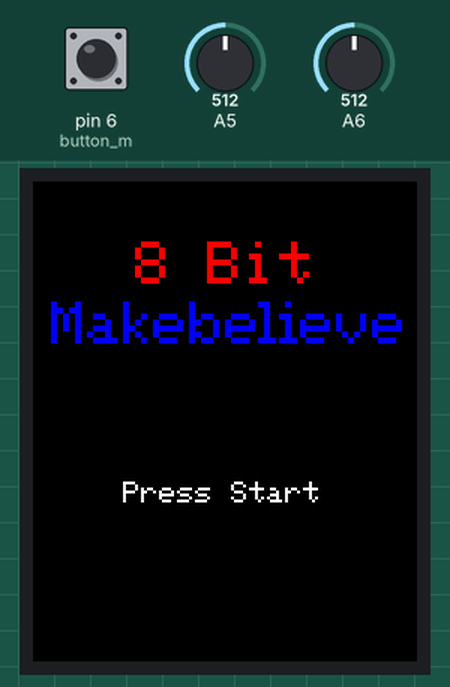
Simulated run of this sketch. Board: Arduino Mega 2560, built with avr-gcc and run on an emulated ATmega2560. Shown: 128×160 colour display. The test bench sets the inputs (shaded band); at power-on: pin 6 (button_m) LOW, A5 = 512, A6 = 512. Random numbers use the default seed unless the sketch sets one.

Above: at 1.87 s.
1.9 s: pin 6 (button_m) pulled HIGH for 0.15 s
At 3.7 s:
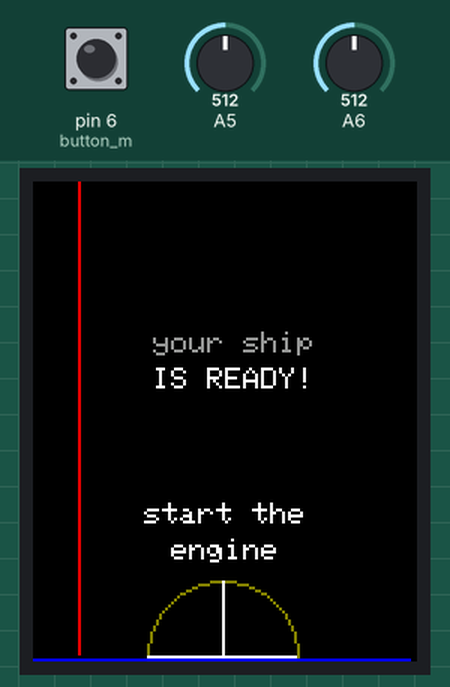
5.0 s: pin 6 (button_m) pulled HIGH for 1 s
At 5.7 s:
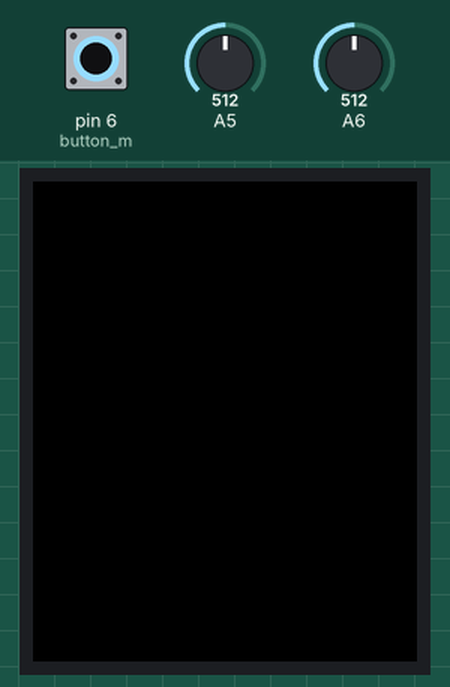
6.6 s: A5 set to 548
9.5 s: A5 set to 577
At 11.0 s:
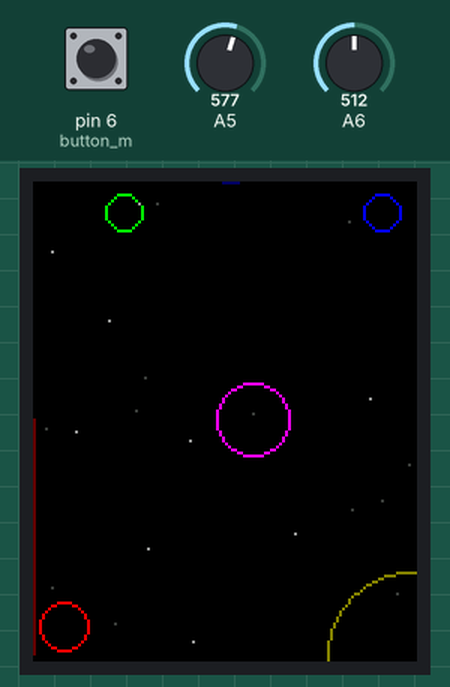
12.5 s: A6 set to 716
At 14.0 s:
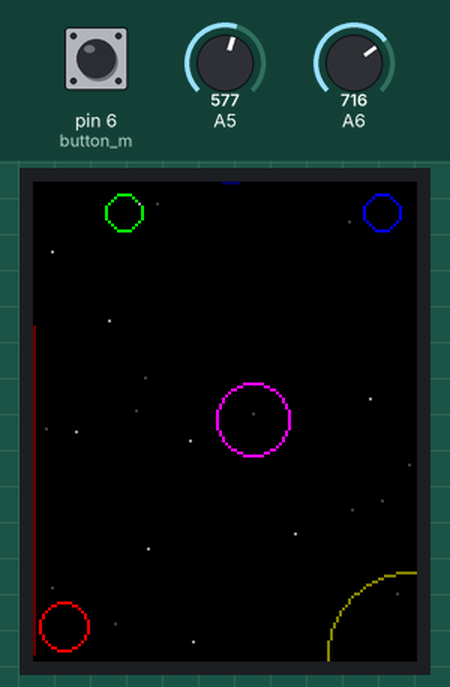
15.5 s: A6 set to 739
At 17.94 s:
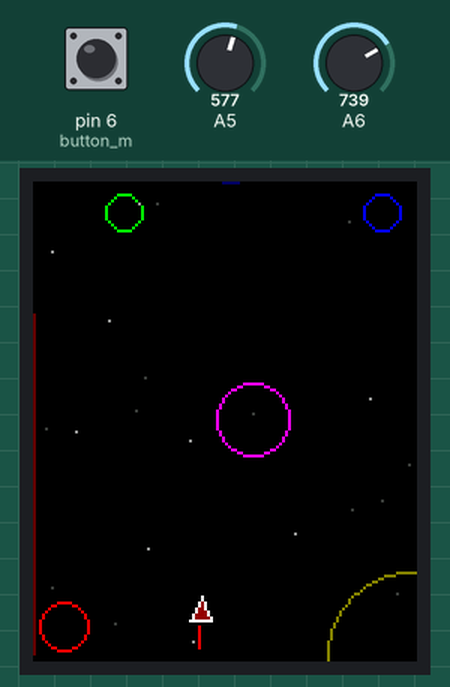
Timing chart, 0 to 19.4 s (numbered marks = the images above; inputs shaded):
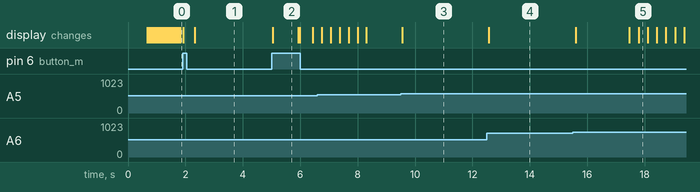

Measured:
- the behaviour switches between 563 and 564 on A5 (found by bisection; images 2 and 3)
- the behaviour switches between 732 and 733 on A6 (found by bisection; images 4 and 5)
- after the input at 5.0 s, the display: changes after 0.05 s (image 2)
- after the input at 9.5 s, the display: changes after 0.05 s (image 3)
- what the display in image 2 shows lasts 0.9 s, from 5.0 s to 5.9 s

The sketch:

_8bit_make_believe.ino
```cpp
#define ANALOG_MAX 1024

// Define pins used by potentiometer knobs
#define paddle_l 22
#define paddle_r 21

// Define pins used by buttons
#define button_l 4
#define button_r 5
#define button_m 6

// Define pins used by SPI to communicate with LCD display
#define cs   10
#define dc   9
#define rst  8  // you can also connect this to the Arduino reset

#include <Adafruit_GFX.h>    // Core graphics library
#include <Adafruit_ST7735.h> // Hardware-specific library
#include <SPI.h>

// Define screen size
#define WIDTH 126
#define HEIGHT 158

#define THRUST_MULTIPLY 5
#define DIR_THRUST_MULTIPLY 0.5

// Initialize the display object with the pins we chose
Adafruit_ST7735 tft = Adafruit_ST7735(cs, dc, rst);

int cRed      = tft.Color565(255, 0, 0);
int cDarkRed  = tft.Color565(100, 0, 0);
int cGreen    = tft.Color565(0, 255, 0);
int cBlue     = tft.Color565(0, 0, 255);
int cDarkBlue = tft.Color565(0, 0, 100);

//bgr
int cMagenta  = tft.Color565(255, 0, 255);
int cYellow   = tft.Color565(128, 128, 0);
int cCyan     = tft.Color565(0, 255, 255);
int cOrange   = tft.Color565(255, 128, 0);

int cBlack    = tft.Color565(0, 0, 0);
int cDarkGray = tft.Color565(60, 60, 60);
int cGray     = tft.Color565(150, 150, 150);
int cWhite    = tft.Color565(255, 255, 255);

long starfield_seed;
// Main Mode determines which "state" the game is in
// 0: title screen
// 1: calibrate
// 2: play
int main_mode = 0;
int bg_color = cBlack;

float pi = 3.14159265359;

float spaceship_x, spaceship_y, spaceship_color;
float spaceship_direction, spaceship_direction_thrust, spaceship_thrust;

float distance_to(float x1, float y1, float x2, float y2) {
  float dx = (x1-x2), dy = (y1-y2);
  return sqrt(dx*dx + dy*dy);
}

void set_main_mode(int mode) {
  tft.fillScreen(cBlack);
  main_mode = mode;
  delay(400);
}

void reset_spaceship() {
  spaceship_x = WIDTH/2, spaceship_y = HEIGHT/2;
  spaceship_direction = 0;
  spaceship_thrust = 0;
}

void draw_thrust_hov(float thrust, float dir_thrust, int thrust_color, int dir_thrust_color) {
  int thrust_h, dir_thrust_w;

  // Thrust
  thrust_h = thrust * HEIGHT / THRUST_MULTIPLY;
  tft.drawFastVLine(0, HEIGHT-thrust_h, thrust_h, thrust_color);

  // Directional Thrust
  dir_thrust_w = abs((int)(dir_thrust * WIDTH)) / DIR_THRUST_MULTIPLY;
  if (dir_thrust < 0) {
    tft.drawFastHLine(WIDTH/2 - dir_thrust_w, 0, dir_thrust_w, dir_thrust_color);
  } else {
    tft.drawFastHLine(WIDTH/2, 0, dir_thrust_w, dir_thrust_color);
  }
}

void draw_starfield(long seed, int count, int erase) {
  int i, x, y, color;
  randomSeed(seed);
  for (i = 0; i < count; i++) {
    x = random(WIDTH);
    y = random(HEIGHT);
    if (random(2) == 0)
      color = cGray;
    else
      color = cDarkGray;
    if (erase == 1) color = bg_color;
    tft.drawPixel(x, y, color);
  }
}

void draw_spaceship(float x, float y, float thrust, float dir, int color, int bg_color, int thrust_color) {
  int len = 4;
  int x1 = x+cos(dir+pi*2/3)*len, y1 = y+sin(dir+pi*2/3)*len;
  int x2 = x+cos(dir+pi*4/3)*len, y2 = y+sin(dir+pi*4/3)*len;
  int x3 = x+cos(dir)*len*1.5, y3 = y+sin(dir)*len*1.5;
  tft.fillTriangle(x1, y1,  x2, y2,  x3, y3,  bg_color);
  tft.drawTriangle(x1, y1,  x2, y2,  x3, y3,  color);
  tft.drawLine(
    x+cos(dir+pi)*len, y+sin(dir+pi)*len,
    x+cos(dir+pi)*(len+thrust*2), y+sin(dir+pi)*(len+thrust*2),
    thrust_color);
}

int title_flash = 0;
void mode_title() {
  int mb_x = 6;
  tft.setTextSize(2);
  tft.setTextColor(cRed);
  tft.setCursor(34, 20);
  tft.println("8 Bit");
  // Typesetting for "Makebelieve"
  tft.setTextColor(cBlue);
  tft.setCursor(mb_x, 40);
  tft.println("Mak");
  tft.setCursor(mb_x+34, 40);
  tft.println("ebe");
  tft.setCursor(mb_x+67, 40);
  tft.println("l");
  tft.setCursor(mb_x+74, 40);
  tft.println("i");
  tft.setCursor(mb_x+83, 40);
  tft.println("eve");

  tft.setTextSize(1);
  if (title_flash % 30 < 15)
    tft.setTextColor(cGray);
  else
    tft.setTextColor(cWhite);
  tft.setCursor(30, 100);
  tft.println("Press Start");

  title_flash++;

  if (digitalRead(button_m) == HIGH) {
    set_main_mode(1);
  }
}

int cal_x = 0, cal_y = 0, cal_r = 25;
void mode_calibrate() {
  tft.drawFastVLine(cal_x, 0, HEIGHT, cBlack);
  tft.drawFastHLine(0, cal_y, WIDTH, cBlack);

  cal_x = (analogRead(paddle_r) * HEIGHT / ANALOG_MAX);
  cal_y = HEIGHT - (analogRead(paddle_l) * WIDTH / ANALOG_MAX);

  tft.drawCircle(WIDTH/2, HEIGHT, cal_r, cYellow);
  tft.drawFastHLine(WIDTH/2-cal_r, HEIGHT, cal_r*2, cWhite);
  tft.drawFastVLine(WIDTH/2, HEIGHT-cal_r, cal_r, cWhite);

  tft.drawFastVLine(cal_x, 0, HEIGHT, cRed);
  tft.drawFastHLine(0, cal_y, WIDTH, cBlue);

  tft.setTextSize(1);
  tft.setTextColor(cGray);
  tft.setCursor(40, 50);
  tft.println("your ship");

  tft.setTextColor(cWhite);
  tft.setCursor(40, 62);
  tft.println("IS READY!");
  tft.setCursor(37, 107);
  tft.println("start the");
  tft.setCursor(46, 119);
  tft.println("engine");

  if (digitalRead(button_m) == HIGH ||
      (cal_y == HEIGHT && cal_x >= WIDTH/2-3 && cal_x <= WIDTH/2+3) ) {
    reset_spaceship();
    set_main_mode(2);
  }

  delay(30);
}

float distance_to_sun;
void mode_play() {
  draw_thrust_hov(spaceship_thrust, spaceship_direction_thrust, bg_color, bg_color);
  draw_starfield(starfield_seed, 21, 1);
  draw_spaceship(
    spaceship_x, spaceship_y,
    spaceship_thrust, spaceship_direction,
    bg_color, bg_color, bg_color);

  if (digitalRead(button_m) == HIGH) {
    set_main_mode(1);
  }

  spaceship_direction_thrust = DIR_THRUST_MULTIPLY *
    ((float)(analogRead(paddle_r) - ANALOG_MAX/2) / ANALOG_MAX);

  if (spaceship_direction_thrust < 0.025 &&
      spaceship_direction_thrust > -0.025) {
    spaceship_direction_thrust = 0.0;
  }
  spaceship_direction += spaceship_direction_thrust;
  spaceship_thrust = (float)(analogRead(paddle_l) * THRUST_MULTIPLY) / ANALOG_MAX;
  if (spaceship_thrust < 0.5) spaceship_thrust = 0.0;

  spaceship_x += cos(spaceship_direction)*spaceship_thrust;
  spaceship_y += sin(spaceship_direction)*spaceship_thrust;

  distance_to_sun = distance_to(spaceship_x, spaceship_y, WIDTH, HEIGHT);
  if (distance_to_sun < 100) {
    float red = (1.0 - (distance_to_sun-50)/50);
    if (red > 1.0) red = 1.0;
    spaceship_color = tft.Color565(red*255, 0, 0);
  } else {
    spaceship_color = cBlack;
  }

  // Planets
  tft.drawCircle(10, HEIGHT-10, 8, cRed); // mars
  tft.drawCircle(WIDTH-10, 10, 6, cBlue); // earth
  tft.drawCircle(30, 10, 6, cGreen); // venus
  tft.drawCircle(WIDTH/2+10, HEIGHT/2, 12, cMagenta); // jupiter

  // Sun
  tft.drawCircle(WIDTH, HEIGHT, 28, cYellow);

  draw_starfield(starfield_seed, 21, 0);
  draw_spaceship(
    spaceship_x, spaceship_y,
    spaceship_thrust, spaceship_direction,
    cWhite, spaceship_color, cRed);

  draw_thrust_hov(spaceship_thrust, spaceship_direction_thrust, cDarkRed, cDarkBlue);

  delay(30);
}

void setup(void) {
  starfield_seed = analogRead(0);

  pinMode(button_l, INPUT);
  pinMode(button_r, INPUT);
  pinMode(button_m, INPUT);

  tft.initR(INITR_REDTAB);   // alternative: INITR_GREENTAB
  tft.fillScreen(cBlack);
  delay(500);
}

void loop() {
  switch(main_mode) {
    case 0: mode_title(); break;
    case 1: mode_calibrate(); break;
    case 2: mode_play(); break;
  }
}
```
